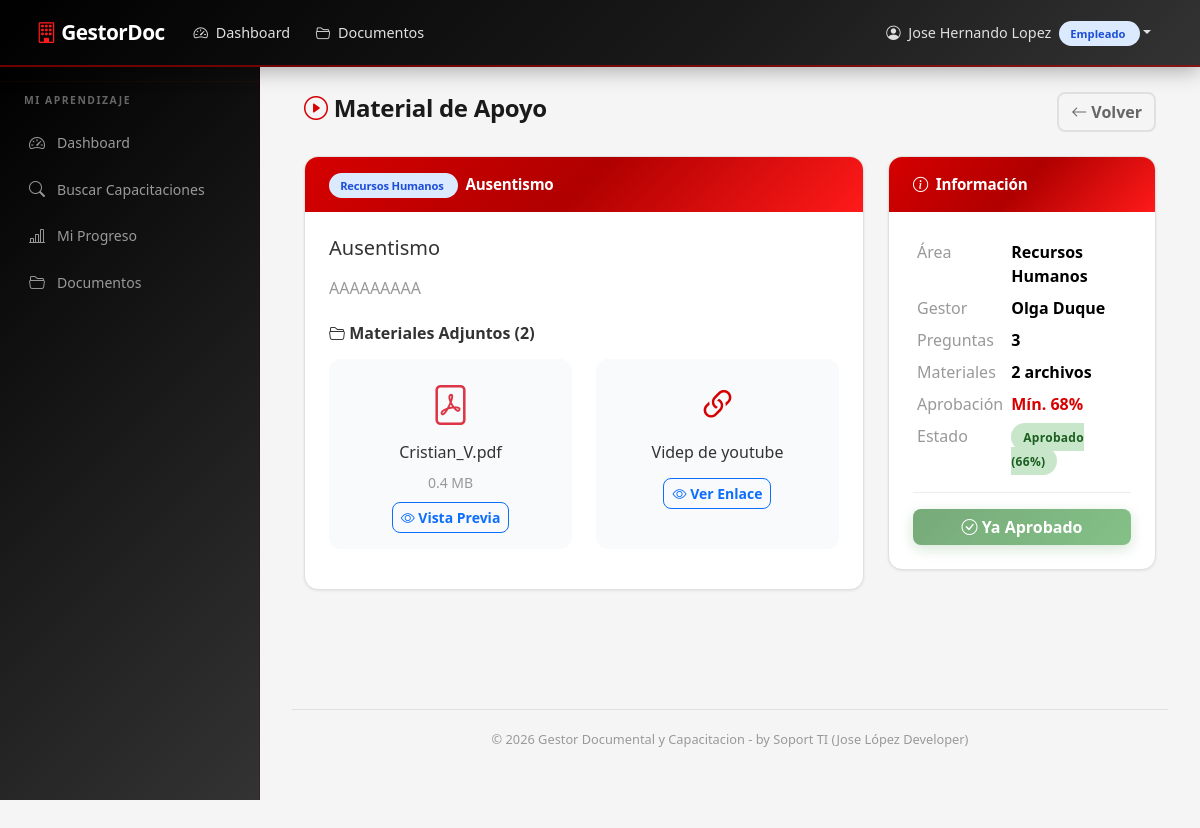
Screenshot of /capacitacion/8/material (signed in) with the database file from the repository.
### models.py (models this page shows, shortened)
class User(UserMixin, db.Model):
    __tablename__ = 'user'
    id = db.Column(db.Integer, primary_key=True)
    username = db.Column(db.String(80), unique=True, nullable=False)
    password_hash = db.Column(db.String(256), nullable=False)
    nombres = db.Column(db.String(120), nullable=False, default='')
    apellidos = db.Column(db.String(120), nullable=False, default='')
    role = db.Column(db.String(20), nullable=False, default='Empleado')
    activo = db.Column(db.Boolean, default=True)
    fecha_creacion = db.Column(db.DateTime, default=datetime.utcnow)
    gestor = db.relationship('Gestor', backref='user', uselist=False, lazy=True)
    empleado = db.relationship('Empleado', backref='user', uselist=False, lazy=True)
    @property
    def nombre_completo(self):
        return f'{self.nombres} {self.apellidos}'.strip()

class Area(db.Model):
    __tablename__ = 'area'
    id = db.Column(db.Integer, primary_key=True)
    nombre_area = db.Column(db.String(100), unique=True, nullable=False)
    gestores = db.relationship('Gestor', backref='area', lazy=True)
    documentos = db.relationship('Documento', backref='area', lazy=True)
    capacitaciones = db.relationship('Capacitacion', backref='area', lazy=True)

class Capacitacion(db.Model):
    __tablename__ = 'capacitacion'
    id = db.Column(db.Integer, primary_key=True)
    titulo = db.Column(db.String(200), nullable=False)
    descripcion = db.Column(db.Text, default='')
    area_id = db.Column(db.Integer, db.ForeignKey('area.id'), nullable=False)
    gestor_id = db.Column(db.Integer, db.ForeignKey('gestor.id'), nullable=False)
    material_link = db.Column(db.String(500), default='')  # Video/PDF link (legacy)
    porcentaje_aprobacion = db.Column(db.Integer, default=80)  # % mínimo para aprobar
    activa = db.Column(db.Boolean, default=True)
    fecha_creacion = db.Column(db.DateTime, default=datetime.utcnow)
    preguntas = db.relationship('Pregunta', backref='capacitacion', lazy=True,
                                cascade='all, delete-orphan')
    progreso = db.relationship('ProgresoCapacitacion', backref='capacitacion', lazy=True)
    materiales = db.relationship('MaterialCapacitacion', backref='capacitacion', lazy=True,
                                 cascade='all, delete-orphan')

class MaterialCapacitacion(db.Model):
    __tablename__ = 'material_capacitacion'
    id = db.Column(db.Integer, primary_key=True)
    capacitacion_id = db.Column(
        db.Integer, db.ForeignKey('capacitacion.id'), nullable=False
    )
    tipo = db.Column(db.String(20), nullable=False, default='archivo')
    titulo = db.Column(db.String(200), nullable=False, default='')
    url = db.Column(db.String(500), default='')  # Para links
    archivo_path = db.Column(db.String(500), default='')  # Para archivos subidos
    nombre_original = db.Column(db.String(300), default='')  # Nombre original del archivo
    tipo_mime = db.Column(db.String(100), default='')  # MIME type
    tamaño = db.Column(db.Integer, default=0)  # Tamaño en bytes
    fecha_subida = db.Column(db.DateTime, default=datetime.utcnow)
    @property
    def es_pdf(self):
        return self.tipo_mime == 'application/pdf'
    @property
    def icono_bootstrap(self):
        if self.tipo == 'link':
            return 'bi-link-45deg'

class ProgresoCapacitacion(db.Model):
    __tablename__ = 'progreso_capacitacion'
    id = db.Column(db.Integer, primary_key=True)
    empleado_id = db.Column(
        db.Integer, db.ForeignKey('empleado.id'), nullable=False
    )
    capacitacion_id = db.Column(
        db.Integer, db.ForeignKey('capacitacion.id'), nullable=False
    )
    calificacion = db.Column(db.Integer, default=0)  # 0-100
    estado = db.Column(db.String(20), default='Pendiente')  # Pendiente/Aprobado
    fecha_completado = db.Column(db.DateTime, nullable=True)
    respuestas_json = db.Column(db.Text, default='')  # JSON con las respuestas dadas
    __table_args__ = (
        db.UniqueConstraint(
            'empleado_id', 'capacitacion_id',
            name='uq_empleado_capacitacion'
        ),
    )

### routes/empleado.py (the view)
@empleado_bp.route('/capacitacion/<int:capacitacion_id>/material')
@login_required
def ver_material(capacitacion_id):
    if current_user.role != 'Empleado':
        flash('Acceso no autorizado.', 'danger')
        return redirect(url_for('main.dashboard'))
    empleado = get_empleado()
    cap = Capacitacion.query.get_or_404(capacitacion_id)
    progreso = ProgresoCapacitacion.query.filter_by(
        empleado_id=empleado.id,
        capacitacion_id=cap.id
    ).first()
    return render_template('empleado/ver_material.html',
                           capacitacion=cap,
                           progreso=progreso,
                           empleado=empleado)

### templates/empleado/ver_material.html (shortened to what this page needs)
{% extends "base.html" %}
{% block content %}
<div class="container-fluid">
    <div class="d-flex justify-content-between align-items-center mb-4">
        <h4>
            <i class="bi bi-play-circle"></i> Material de Apoyo
        </h4>
        <a href="{{ url_for('empleado.listar_capacitaciones') }}" class="btn btn-outline-secondary">
            <i class="bi bi-arrow-left"></i> Volver
        </a>
    </div>
    <div class="row">
        <div class="col-md-8">
            <div class="card-custom mb-4">
                <div class="card-header">
                    <span class="badge-role me-2" style="background:#dbeafe;color:#1d4ed8;">
                        {{ capacitacion.area.nombre_area }}
                    </span>
                    {{ capacitacion.titulo }}
                </div>
                <div class="card-body">
                    <h5 class="mb-3">{{ capacitacion.titulo }}</h5>
                    <p class="text-muted">{{ capacitacion.descripcion }}</p>
                    {% set materiales = capacitacion.materiales %}
                    {% if materiales|length > 0 %}
                    <div class="mt-4">
                        <h6 class="fw-semibold mb-3">
                            <i class="bi bi-folder2-open"></i> Materiales Adjuntos ({{ materiales|length }})
                        </h6>
                        <div class="row">
                            {% for mat in materiales %}
                            <div class="col-md-6 mb-3">
                                <div class="p-3" style="background:#f8fafc;border-radius:12px;height:100%;">
                                    {% if mat.tipo == 'link' %}
                                        <div class="text-center">
                                            <i class="bi {{ mat.icono_bootstrap }}"
                                               style="font-size:2.5rem;color:var(--primary);"></i>
                                            <h6 class="mt-2">{{ mat.titulo }}</h6>
                                            <a href="{{ mat.url }}" target="_blank"
                                               class="btn btn-sm btn-outline-primary mt-2">
                                                <i class="bi bi-eye"></i> Ver Enlace
                                            </a>
                                        </div>
                                    {% elif mat.es_pdf %}
                                        <div class="text-center">
                                            <i class="bi bi-file-pdf" style="font-size:2.5rem;color:#dc3545;"></i>
                                            <h6 class="mt-2">{{ mat.nombre_original }}</h6>
                                            <small class="text-muted">{{ '%.1f' | format(mat.tamaño / 1024 / 1024) }} MB</small>
                                            <br>
                                            <button type="button" class="btn btn-sm btn-outline-primary mt-2"
                                                    onclick="previewPDF('{{ mat.id }}', '{{ mat.nombre_original }}')">
                                                <i class="bi bi-eye"></i> Vista Previa
                                            </button>
                                        </div>
                                    {% endif %}
                                </div>
                            </div>
                            {% endfor %}
                        </div>
                    </div>
                    {% endif %}
                </div>
            </div>
        </div>
        <div class="col-md-4">
            <div class="card-custom mb-4">
                <div class="card-header">
                    <i class="bi bi-info-circle"></i> Información
                </div>
                <div class="card-body">
                    <table class="table table-sm table-borderless mb-0">
                        <tr>
                            <td class="text-muted">Área</td>
                            <td class="fw-semibold">{{ capacitacion.area.nombre_area }}</td>
                        </tr>
                        <tr>
                            <td class="text-muted">Gestor</td>
                            <td class="fw-semibold">{{ capacitacion.gestor.user.nombre_completo }}</td>
                        </tr>
                        <tr>
                            <td class="text-muted">Preguntas</td>
                            <td class="fw-semibold">{{ capacitacion.preguntas | length }}</td>
                        </tr>
                        <tr>
                            <td class="text-muted">Materiales</td>
                            <td class="fw-semibold">{{ capacitacion.materiales | length }} archivos</td>
                        </tr>
                        <tr>
                            <td class="text-muted">Aprobación</td>
                            <td>
                                <span class="fw-bold" style="color:var(--primary);">
                                    Mín. {{ capacitacion.porcentaje_aprobacion }}%
                                </span>
                            </td>
                        </tr>
                        <tr>
                            <td class="text-muted">Estado</td>
                            <td>
                                {% if progreso %}
                                    {% if progreso.estado == 'Aprobado' %}
                                        <span class="badge-estado badge-aprobado">Aprobado ({{ progreso.calificacion }}%)</span>
                                    {% else %}
                                        <span class="badge-estado badge-pendiente">Pendiente ({{ progreso.calificacion }}%)</span>
                                    {% endif %}
                                {% else %}
                                    <span class="text-muted">No iniciado</span>
                                {% endif %}
                            </td>
                        </tr>
                    </table>
                    <hr>
                    {% if not progreso or progreso.estado != 'Aprobado' %}
                    <a href="{{ url_for('empleado.rendir_evaluacion', capacitacion_id=capacitacion.id) }}"
                       class="btn btn-primary w-100">
                        <i class="bi bi-pencil"></i>
                        {% if progreso %} Reintentar Evaluación {% else %} Iniciar Evaluación {% endif %}
                    </a>
                    {% else %}
                    <button class="btn btn-success w-100" disabled>
                        <i class="bi bi-check-circle"></i> Ya Aprobado
                    </button>
                    {% endif %}
                </div>
            </div>
        </div>
    </div>
</div>
{% endblock %}

### templates/base.html (shortened to what this page needs)
<!DOCTYPE html>
<html lang="es">
<head>
    <link href="https://cdn.jsdelivr.net/npm/bootstrap@5.3.3/dist/css/bootstrap.min.css" rel="stylesheet">
    <link href="https://cdn.jsdelivr.net/npm/bootstrap-icons@1.11.3/font/bootstrap-icons.min.css" rel="stylesheet">
    <link href="{{ url_for('static', filename='css/style.css') }}" rel="stylesheet">
</head>
<body>
    {% if current_user.is_authenticated %}
    <nav class="navbar navbar-expand-lg navbar-dark navbar-custom fixed-top">
        <div class="container-fluid">
            <a class="navbar-brand" href="{{ url_for('main.dashboard') }}">
                <i class="bi bi-building"></i> GestorDoc
            </a>
            <div class="collapse navbar-collapse" id="navbarNav">
                <ul class="navbar-nav me-auto">
                    <li class="nav-item">
                        <a class="nav-link" href="{{ url_for('main.dashboard') }}">
                            <i class="bi bi-speedometer2"></i> Dashboard
                        </a>
                    </li>
                    <li class="nav-item">
                        <a class="nav-link" href="{{ url_for('documentos.listar') }}">
                            <i class="bi bi-folder2-open"></i> Documentos
                        </a>
                    </li>
                </ul>
                <ul class="navbar-nav">
                    <li class="nav-item dropdown">
                        <a class="nav-link dropdown-toggle" href="#" role="button"
                           data-bs-toggle="dropdown">
                            <i class="bi bi-person-circle"></i>
                            {{ current_user.nombre_completo }}
                            <span class="badge-role"
                                  style="background:#dbeafe;color:#1d4ed8;margin-left:4px;">
                                {{ current_user.role | role_label }}
                            </span>
                        </a>
                    </li>
                </ul>
            </div>
        </div>
    </nav>
    <div class="sidebar">
        {% if current_user.role == 'Admin' %}
        <div class="sidebar-heading">Administración</div>
        <a href="{{ url_for('main.dashboard') }}" class="nav-link">
            <i class="bi bi-speedometer2"></i> Dashboard
        </a>
        <a href="{{ url_for('admin.listar_empleados') }}" class="nav-link">
            <i class="bi bi-people"></i> Empleados
        </a>
        <a href="{{ url_for('admin.listar_gestores') }}" class="nav-link">
            <i class="bi bi-person-badge"></i> Gestores
        </a>
        <a href="{{ url_for('rrhh.panel') }}" class="nav-link">
            <i class="bi bi-people"></i> Panel RRHH
        </a>
        <a href="{{ url_for('documentos.listar') }}" class="nav-link">
            <i class="bi bi-folder2-open"></i> Documentos
        </a>
        <a href="{{ url_for('documentos.subir') }}" class="nav-link">
            <i class="bi bi-upload"></i> Subir Documento
        </a>
        <a href="{{ url_for('rrhh.reporte') }}" class="nav-link">
            <i class="bi bi-graph-up"></i> Reportes
        </a>
        <a href="{{ url_for('rrhh.listar_reportes_control') }}" class="nav-link">
            <i class="bi bi-file-earmark-text"></i> Reportes FGH-22
        </a>
        {% elif current_user.role == 'Empleado' %}
        <div class="sidebar-heading">Mi Aprendizaje</div>
        <a href="{{ url_for('main.dashboard') }}" class="nav-link">
            <i class="bi bi-speedometer2"></i> Dashboard
        </a>
        <a href="{{ url_for('empleado.listar_capacitaciones') }}" class="nav-link">
            <i class="bi bi-search"></i> Buscar Capacitaciones
        </a>
        <a href="{{ url_for('empleado.mi_progreso') }}" class="nav-link">
            <i class="bi bi-bar-chart-line"></i> Mi Progreso
        </a>
        <a href="{{ url_for('documentos.listar') }}" class="nav-link">
            <i class="bi bi-folder2-open"></i> Documentos
        </a>
        {% endif %}
    </div>
    {% endif %}
    {% if current_user.is_authenticated %}
    <div class="main-content">
    {% endif %}
        {% block content %}{% endblock %}
    {% if current_user.is_authenticated %}
        <div class="footer">
            © 2026 Gestor Documental y Capacitacion - by Soport TI (Jose López Developer)
        </div>
    </div>
    {% endif %}
</body>
</html>

### rows the page displays
User: nombre_completo "Jose Hernando Lopez", role|role_label "Empleado"
Area: area.nombre_area "Recursos Humanos"
Capacitacion: titulo "Ausentismo", descripcion "AAAAAAAAA", porcentaje_aprobacion "68"
MaterialCapacitacion: nombre_original "Cristian_V.pdf", mat.tamaño/1024/1024 "0.4"
MaterialCapacitacion: titulo "Videp de youtube"
User: gestor.user.nombre_completo "Olga Duque"
ProgresoCapacitacion: calificacion "66"

### other values shown
{{ materiales|length }} "2"
{{ capacitacion.preguntas | length }} "3"
{{ capacitacion.materiales | length }} "2"
